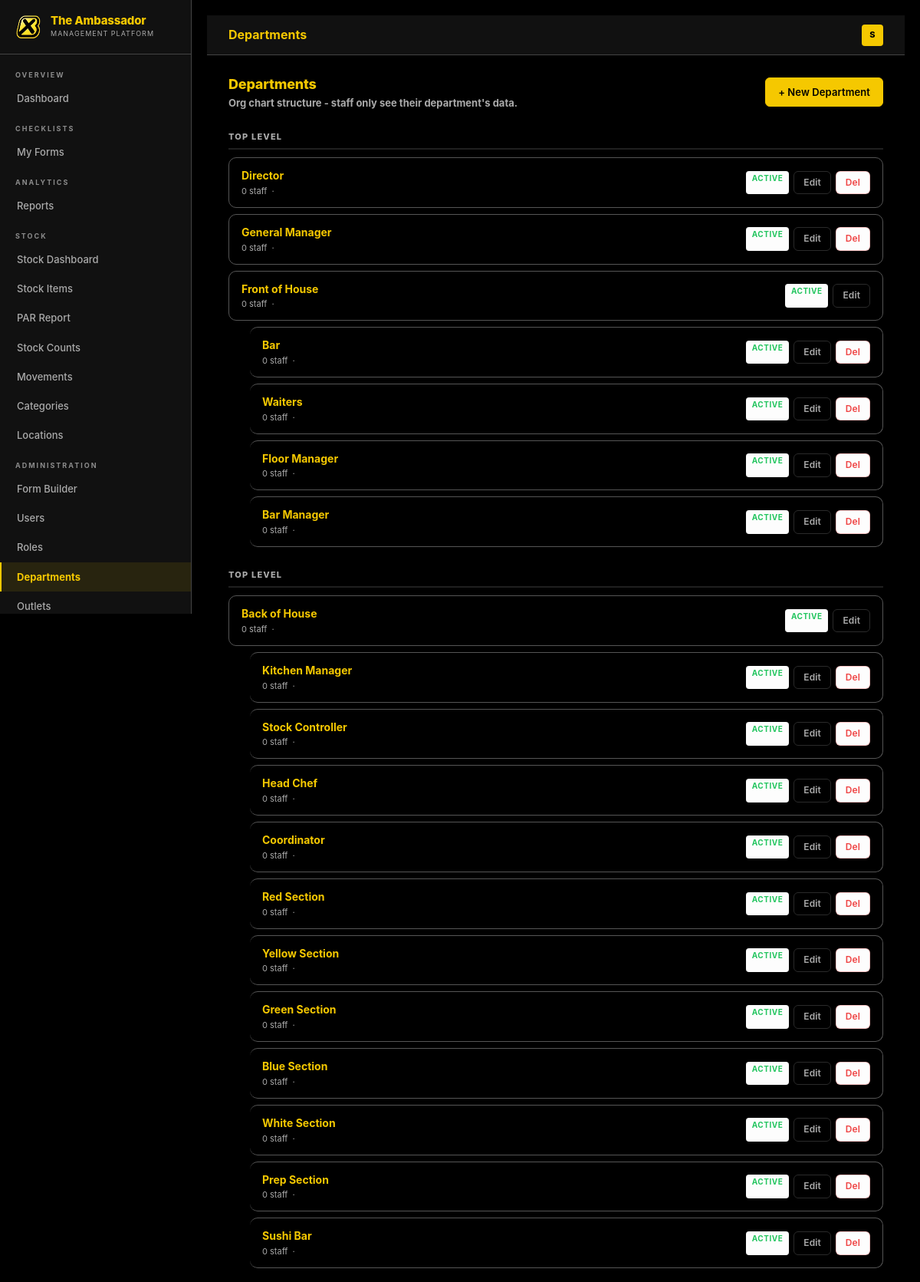
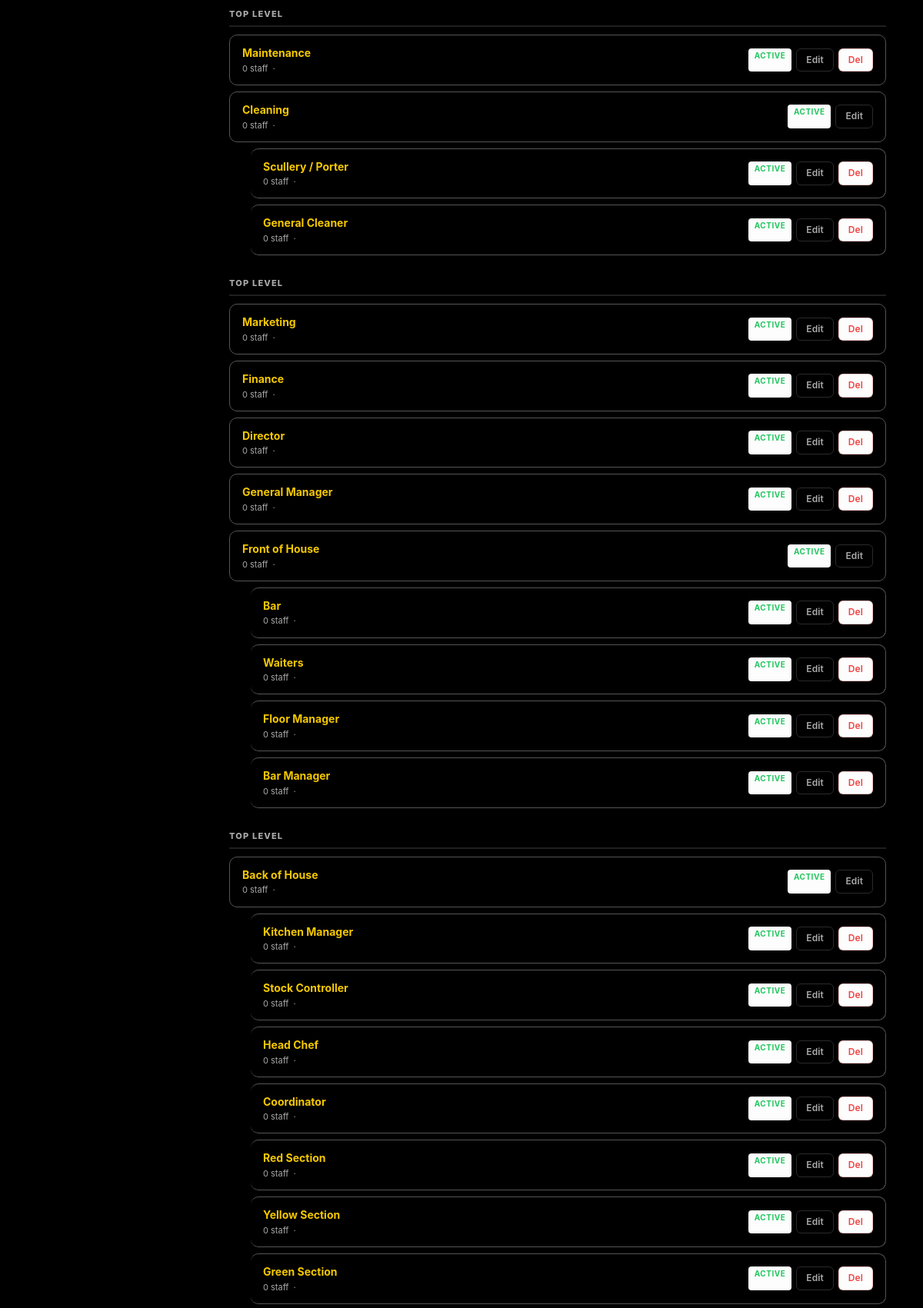
/accounts/departments/ (signed in, upper part), run on the app's committed database (2 pictures, top to bottom).
### accounts/models.py (models this page shows, shortened)
class User(AbstractUser):
    custom_role = models.ForeignKey(
        Role, on_delete=models.SET_NULL, null=True, blank=True,
        related_name='users', verbose_name='Role'
    )
    outlet = models.ForeignKey(
        Outlet, on_delete=models.SET_NULL, null=True, blank=True,
        related_name='users', verbose_name='Outlet',
        help_text='Which restaurant this user belongs to'
    )
    department = models.ForeignKey(
        Department, on_delete=models.SET_NULL, null=True, blank=True,
        related_name='users', verbose_name='Department'
    )
    phone  = models.CharField(max_length=20, blank=True)
    avatar = models.ImageField(upload_to='avatars/', blank=True, null=True)
    class Meta:
        verbose_name = 'User'
        verbose_name_plural = 'Users'
    @property
    def role_name(self):
        if self.is_superuser:
            return 'System Admin'
        return self.custom_role.name if self.custom_role else 'No Role'
    @property
    def is_admin(self):
        if self.is_superuser: return True
        return self.custom_role.is_system_admin if self.custom_role else False
    @property
    def can_fill_forms(self):
        if self.is_admin: return True
        return self.custom_role.can_fill_forms if self.custom_role else False
    @property
    def can_view_reports(self):
        if self.is_admin: return True
        return self.custom_role.can_view_reports if self.custom_role else False
    @property
    def can_manage_forms(self):
        if self.is_admin: return True
        return self.custom_role.can_manage_forms if self.custom_role else False
    @property
    def can_manage_users(self):
        if self.is_admin: return True
        return self.custom_role.can_manage_users if self.custom_role else False
    @property
    def can_access_stock(self):
        if self.is_admin: return True
        return self.custom_role.can_access_stock if self.custom_role else False
    @property
    def can_manage_stock(self):
        if self.is_admin: return True
        return self.custom_role.can_manage_stock if self.custom_role else False
    @property
    def display_name(self):
        return self.get_full_name() or self.username

class Department(models.Model):
    outlet      = models.ForeignKey(
        Outlet, on_delete=models.CASCADE, null=True, blank=True,
        related_name='departments', verbose_name='Outlet',
        help_text='Which outlet this department belongs to'
    )
    name        = models.CharField(max_length=100)
    code        = models.CharField(max_length=50)
    parent      = models.ForeignKey(
        'self', on_delete=models.SET_NULL, null=True, blank=True,
        related_name='children', verbose_name='Parent Department'
    )
    description = models.TextField(blank=True)
    is_active   = models.BooleanField(default=True)
    order       = models.PositiveIntegerField(default=0)
    class Meta:
        ordering = ['order', 'name']
        unique_together = [['outlet', 'name']]

### accounts/views.py (the view)
# urls.py: path('departments/',                 views.dept_list_view,   name='dept_list'),
@login_required
def dept_list_view(request):
    if not request.user.is_admin:
        messages.error(request, 'Access denied.')
        return redirect('dashboard:home')
    from .forms import DepartmentForm
    from .models import Department
    from django.db.models import Count
    depts = Department.objects.annotate(
        user_count=Count('users')
    ).select_related('parent', 'outlet').prefetch_related('children').order_by('outlet__order', 'order', 'name')
    return render(request, 'accounts/dept_list.html', {'depts': depts})

### templates/accounts/dept_list.html (shortened to what this page needs)
{% extends 'base.html' %}
{% block page_title %}Departments{% endblock %}
{% block content %}
<div class="flex-between mb-4">
 <div>
 <h2 style="font-size:18px;font-weight:800;color:#f5c800;">Departments</h2>
 <p class="text-sm text-muted">Org chart structure - staff only see their department's data.</p>
 </div>
 <a href="{% url 'accounts:dept_create' %}" class="btn btn-primary">+ New Department</a>
</div>
{% regroup depts by parent as dept_groups %}
{% for group in dept_groups %}
 {% if group.grouper == None %}
 <div class="dept-group">
 <div class="dept-group-header">Top Level</div>
 {% for dept in group.list %}
 <div class="dept-card">
 <div class="dept-info">
 <div class="dept-name">{{ dept.name }}</div>
 <div class="dept-meta">{{ dept.user_count }} staff &nbsp;·&nbsp; {{ dept.get_code_display }}</div>
 </div>
 <div class="dept-actions">
 {% if dept.is_active %}<span class="badge badge-success">Active</span>
 {% else %}<span class="badge badge-draft">Inactive</span>{% endif %}
 <a href="{% url 'accounts:dept_edit' dept.pk %}" class="btn btn-outline btn-sm">Edit</a>
 {% if dept.user_count == 0 and dept.children.count == 0 %}
 <a href="{% url 'accounts:dept_delete' dept.pk %}" class="btn btn-danger btn-sm">Del</a>
 {% endif %}
 </div>
 </div>
 {% for child in dept.children.all %}
 <div class="dept-card is-child">
 <div class="dept-info">
 <div class="dept-name">{{ child.name }}</div>
 <div class="dept-meta">{{ child.users.count }} staff &nbsp;·&nbsp; {{ child.get_code_display }}</div>
 </div>
 <div class="dept-actions">
 {% if child.is_active %}<span class="badge badge-success">Active</span>
 {% else %}<span class="badge badge-draft">Inactive</span>{% endif %}
 <a href="{% url 'accounts:dept_edit' child.pk %}" class="btn btn-outline btn-sm">Edit</a>
 {% if child.users.count == 0 %}
 <a href="{% url 'accounts:dept_delete' child.pk %}" class="btn btn-danger btn-sm">Del</a>
 {% endif %}
 </div>
 </div>
 {% endfor %}
 {% endfor %}
 </div>
 {% endif %}
{% endfor %}
{% endblock %}

### templates/base.html (shortened to what this page needs)
{% load static %}
<!DOCTYPE html>
<html lang="en">
<head>
 <link rel="stylesheet" href="{% static 'css/style.css' %}">
</head>
<body>
<div class="app-layout">
 <aside class="sidebar" id="sidebar">
 <div class="sidebar-brand">
 <div class="logo-mark">
  <img class="logo-mark" src="{% static 'img/logo.png' %}" alt="B">
 </div>
 <div>
 <h1>The Ambassador</h1>
 <small>Management Platform</small>
 </div>
 </div>
 <nav class="sidebar-nav">
 <div class="nav-section-label">Overview</div>
 <a href="{% url 'dashboard:home' %}" class="nav-link {% if request.resolver_match.url_name == 'home' %}active{% endif %}" onclick="closeSidebar()">Dashboard</a>
 {% if user.can_fill_forms %}
 <div class="nav-section-label">Checklists</div>
 <a href="{% url 'forms_builder:my_forms' %}" class="nav-link {% if request.resolver_match.url_name in 'my_forms,fill_form,submission_detail' %}active{% endif %}" onclick="closeSidebar()">My Forms</a>
 {% endif %}
 {% if user.can_view_reports %}
 <div class="nav-section-label">Analytics</div>
 <a href="{% url 'dashboard:reports' %}" class="nav-link {% if request.resolver_match.url_name == 'reports' %}active{% endif %}" onclick="closeSidebar()">Reports</a>
 {% endif %}
 {% if user.can_access_stock %}
 <div class="nav-section-label">Stock</div>
 <a href="{% url 'stock:dashboard' %}" class="nav-link {% if request.resolver_match.app_name == 'stock' and request.resolver_match.url_name == 'dashboard' %}active{% endif %}" onclick="closeSidebar()">Stock Dashboard</a>
 <a href="{% url 'stock:item_list' %}" class="nav-link {% if request.resolver_match.url_name in 'item_list,item_detail,item_create,item_edit' %}active{% endif %}" onclick="closeSidebar()">Stock Items</a>
 <a href="{% url 'stock:par_report' %}" class="nav-link {% if request.resolver_match.url_name == 'par_report' %}active{% endif %}" onclick="closeSidebar()">PAR Report</a>
 <a href="{% url 'stock:count_list' %}" class="nav-link {% if request.resolver_match.url_name in 'count_list,count_create,count_fill,count_detail' %}active{% endif %}" onclick="closeSidebar()">Stock Counts</a>
 <a href="{% url 'stock:movement_list' %}" class="nav-link {% if request.resolver_match.url_name in 'movement_list,movement_create' %}active{% endif %}" onclick="closeSidebar()">Movements</a>
 {% if user.can_manage_stock %}
 <a href="{% url 'stock:category_list' %}" class="nav-link {% if request.resolver_match.url_name in 'category_list,category_create,category_edit' %}active{% endif %}" onclick="closeSidebar()">Categories</a>
 <a href="{% url 'stock:location_list' %}" class="nav-link {% if request.resolver_match.url_name in 'location_list,location_create,location_edit' %}active{% endif %}" onclick="closeSidebar()">Locations</a>
 {% endif %}
 {% endif %}
 {% if user.can_manage_forms or user.can_manage_users or user.is_admin %}
 <div class="nav-section-label">Administration</div>
 {% if user.can_manage_forms %}
 <a href="{% url 'forms_builder:template_list' %}" class="nav-link {% if request.resolver_match.url_name in 'template_list,template_create,template_builder,template_edit' %}active{% endif %}" onclick="closeSidebar()">Form Builder</a>
 {% endif %}
 {% if user.can_manage_users %}
 <a href="{% url 'accounts:user_list' %}" class="nav-link {% if request.resolver_match.url_name in 'user_list,user_create,user_edit' %}active{% endif %}" onclick="closeSidebar()">Users</a>
 {% endif %}
 {% if user.is_admin %}
 <a href="{% url 'accounts:role_list' %}" class="nav-link {% if request.resolver_match.url_name in 'role_list,role_create,role_edit' %}active{% endif %}" onclick="closeSidebar()">Roles</a>
 <a href="{% url 'accounts:dept_list' %}" class="nav-link {% if request.resolver_match.url_name in 'dept_list,dept_create,dept_edit' %}active{% endif %}" onclick="closeSidebar()">Departments</a>
 <a href="{% url 'accounts:outlet_list' %}" class="nav-link {% if request.resolver_match.url_name in 'outlet_list,outlet_create,outlet_edit' %}active{% endif %}" onclick="closeSidebar()">Outlets</a>
 {% endif %}
 {% endif %}
 </nav>
 </aside>
 <div class="main-wrap">
 <header class="topbar">
 <div class="topbar-left">
 <span class="topbar-title">{% block page_title %}Dashboard{% endblock %}</span>
 </div>
 <div class="topbar-right">
 <a href="{% url 'accounts:profile' %}" class="topbar-avatar" title="{{ user.display_name }}">{{ user.display_name|first|upper }}</a>
 </div>
 </header>
 <main class="page-content">
 {% block content %}{% endblock %}
 </main>
 </div>
</div>
</body>
</html>

### templates/accounts/dept_list.html (style rules this page uses)
.dept-group { margin-bottom:20px; }
.dept-group-header { font-size:11px; font-weight:800; text-transform:uppercase; letter-spacing:1.2px; color:var(--muted); padding:8px 0 6px; border-bottom:2px solid var(--border); margin-bottom:10px; }
.dept-card { display:flex; align-items:center; gap:12px; padding:12px 16px; background:var(--card-bg); border:1px solid #555555; border-radius:10px; margin-bottom:8px; transition:border-color .15s; }
.dept-card.is-child { margin-left:28px; border-left:3px solid var(--brand-accent); }
.dept-info { flex:1; min-width:0; }
.dept-name { font-size:14px; font-weight:700; color:#f5c800; }
.dept-meta { font-size:11px; color:var(--muted); margin-top:1px; }
.dept-actions { display:flex; gap:6px; flex-shrink:0; }

### data on the page
User: display_name|first "S"
Department: name "Director", user_count "0", is_active "ACTIVE", shows "Del"
Department: name "General Manager", user_count "0", is_active "ACTIVE", shows "Del"
Department: name "Front of House", user_count "0", is_active "ACTIVE"
Department: name "Bar", users.count "0", is_active "ACTIVE", shows "Del"
Department: name "Waiters", users.count "0", is_active "ACTIVE", shows "Del"
Department: name "Floor Manager", users.count "0", is_active "ACTIVE", shows "Del"
Department: name "Bar Manager", users.count "0", is_active "ACTIVE", shows "Del"
Department: name "Back of House", user_count "0", is_active "ACTIVE"
Department: name "Kitchen Manager", users.count "0", is_active "ACTIVE", shows "Del"
Department: name "Stock Controller", users.count "0", is_active "ACTIVE", shows "Del"
Department: name "Head Chef", users.count "0", is_active "ACTIVE", shows "Del"
Department: name "Coordinator", users.count "0", is_active "ACTIVE", shows "Del"
Department: name "Red Section", users.count "0", is_active "ACTIVE", shows "Del"
Department: name "Yellow Section", users.count "0", is_active "ACTIVE", shows "Del"
Department: name "Green Section", users.count "0", is_active "ACTIVE", shows "Del"
Department: name "Blue Section", users.count "0", is_active "ACTIVE", shows "Del"
Department: name "White Section", users.count "0", is_active "ACTIVE", shows "Del"
Department: name "Prep Section", users.count "0", is_active "ACTIVE", shows "Del"
Department: name "Sushi Bar", users.count "0", is_active "ACTIVE", shows "Del"
Department: name "Maintenance", user_count "0", is_active "ACTIVE", shows "Del"
Department: name "Cleaning", user_count "0", is_active "ACTIVE"
Department: name "Scullery / Porter", users.count "0", is_active "ACTIVE", shows "Del"
Department: name "General Cleaner", users.count "0", is_active "ACTIVE", shows "Del"
Department: name "Marketing", user_count "0", is_active "ACTIVE", shows "Del"
Department: name "Finance", user_count "0", is_active "ACTIVE", shows "Del"
Department: name "Director", user_count "0", is_active "ACTIVE", shows "Del"
Department: name "General Manager", user_count "0", is_active "ACTIVE", shows "Del"
Department: name "Front of House", user_count "0", is_active "ACTIVE"
Department: name "Bar", users.count "0", is_active "ACTIVE", shows "Del"
Department: name "Waiters", users.count "0", is_active "ACTIVE", shows "Del"
Department: name "Floor Manager", users.count "0", is_active "ACTIVE", shows "Del"
Department: name "Bar Manager", users.count "0", is_active "ACTIVE", shows "Del"
Department: name "Back of House", user_count "0", is_active "ACTIVE"
Department: name "Kitchen Manager", users.count "0", is_active "ACTIVE", shows "Del"
Department: name "Stock Controller", users.count "0", is_active "ACTIVE", shows "Del"
Department: name "Head Chef", users.count "0", is_active "ACTIVE", shows "Del"
Department: name "Coordinator", users.count "0", is_active "ACTIVE", shows "Del"
Department: name "Red Section", users.count "0", is_active "ACTIVE", shows "Del"
Department: name "Yellow Section", users.count "0", is_active "ACTIVE", shows "Del"
Department: name "Green Section", users.count "0", is_active "ACTIVE", shows "Del"
